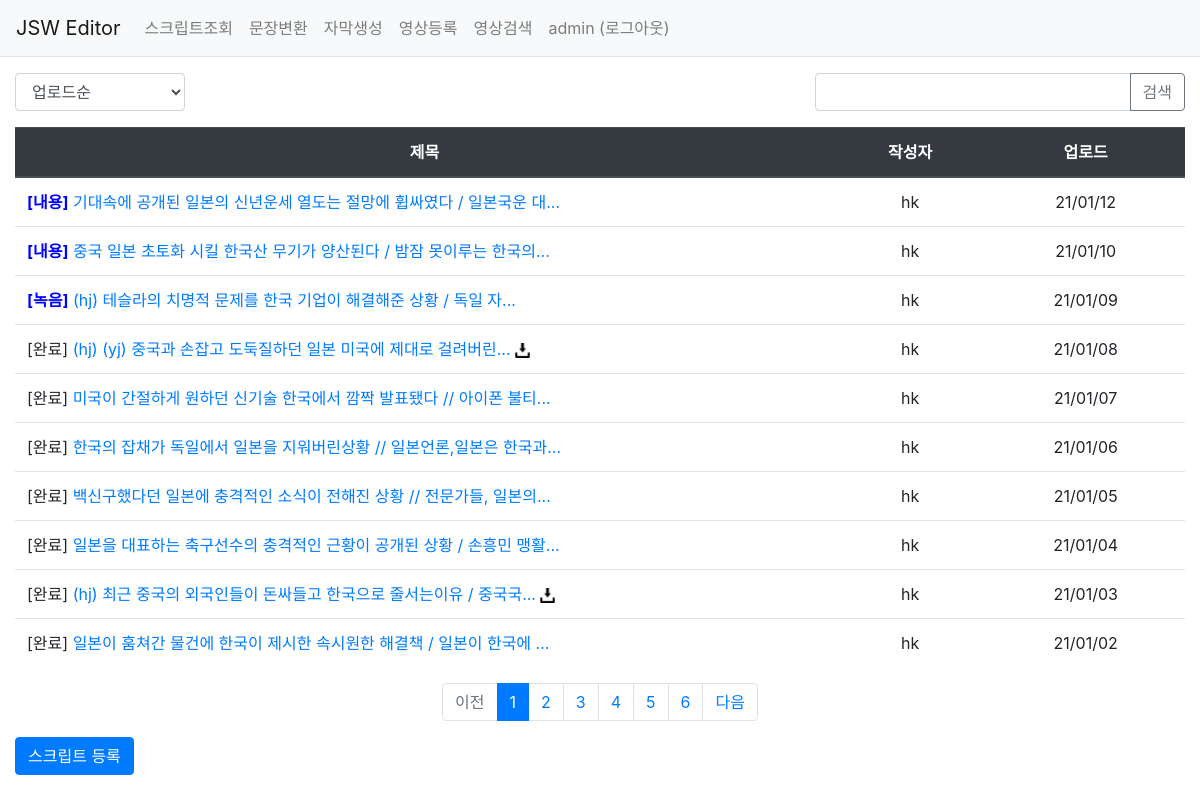
The app's page /pybo/ (signed in) with its own data.
### pybo/models.py (models this page shows, shortened)
class Question(models.Model):
    author = models.ForeignKey(User, on_delete=models.CASCADE, related_name='author_question')
    subject = models.CharField(max_length=200)
    content = models.TextField()
    status = models.CharField(max_length=200, null=True, blank=True)
    create_date = models.DateTimeField()
    modify_date = models.DateTimeField(null=True, blank=True)
    download_flag = models.CharField(null=True, max_length=10, blank=True)
    upload_target = models.DateTimeField(null=True, blank=True)
    voter = models.ManyToManyField(User, related_name='voter_question')

### pybo/views/base_views.py (the view, shortened to what this page needs)
# urls.py: path('', base_views.index, name='index'),  # '/' 에 해당되는 path
@login_required(login_url='common:login')
def index(request):
    logger.info("INFO 레벨로 출력")
    """
    pybo 목록 출력
    """
    page = request.GET.get('page', '1')  # 페이지
    kw = request.GET.get('kw', '')  # 검색어
    so = request.GET.get('so', 'recent')  # 정렬기준
    if so == 'create':
        question_list = Question.objects.order_by('-create_date')
    else:  # recent
        question_list = Question.objects.order_by('-upload_target', '-modify_date')
    paginator = Paginator(question_list, 10)  # 페이지당 10개씩 보여주기
    page_obj = paginator.get_page(page)
    context = {'question_list': page_obj, 'page': page, 'kw': kw, 'so': so}  # <------ so 추가
    return render(request, 'pybo/question_list.html', context)

### pybo/templatetags/pybo_filter.py (called while the page is built)
@register.filter
def sub(value, arg):
    return value - arg

### templates/pybo/question_list.html (shortened to what this page needs)
{% extends 'base.html' %}
{% load pybo_filter %}
{% load static %}
{% block content %}
<div class="container my-3">
    <div class="row justify-content-between my-3">
        <div class="col-lg-2 col-md-3 col-4">
            <select class="form-control so">
                <option value="recent" {% if so == 'recent' %}selected{% endif %}>업로드순</option>
            </select>
        </div>
        <div class="col-lg-4 col-md-6 col-6 input-group">
            <input type="text" onkeypress="search_media()" class="form-control kw" value="{{ kw|default_if_none:'' }}">
            <div class="input-group-append">
                <button class="btn btn-outline-secondary" type="button" id="btn_search">검색</button>
            </div>
        </div>
    </div>
    <table class="table">
        <thead>
        <tr class="text-center thead-dark">
            <th style="width:70%">제목</th>
            <th>작성자</th>
            <th>업로드</th>
        </tr>
        </thead>
        <tbody>
        {% if question_list %}
        {% for question in question_list %}
        <tr class="text-center">
            <td class="text-left">
                {% if question.status == '완료' %}
                <span>[{{ question.status|default_if_none:'' }}]</span>
                {% elif question.status is none %}
                <span style="color:blue;font-weight: bold;"></span>
                {% else %}
                <span style="color:blue;font-weight: bold;">[{{ question.status|default_if_none:'' }}]</span>
                {% endif %}
                <a href="{% url 'pybo:detail' question.id %}"> {{ question.subject|truncatechars:42 }}</a>
                {% if question.download_flag == '1' %}
                <a href="/static/output/keyword_{{ question.id }}.zip"><img src="/static/img/btn_download.png" style="width:15px"></a>
                {% endif %}
            </td>
            <td>{{ question.author.username }}</td>
            <td>{{ question.upload_target|date:"y/m/d"|default_if_none:'' }}</td>
        </tr>
        {% endfor %}
        {% else %}
        <tr>
            <td colspan="3">스크립트가 없습니다.</td>
        </tr>
        {% endif %}
        </tbody>
    </table>
    <ul class="pagination justify-content-center">
        {% if question_list.has_previous %}
        <li class="page-item">
            <a class="page-link" data-page="{{ question_list.previous_page_number }}" href="#">이전</a>
        </li>
        {% else %}
        <li class="page-item disabled">
            <a class="page-link" tabindex="-1" aria-disabled="true" href="#">이전</a>
        </li>
        {% endif %}
        {% for page_number in question_list.paginator.page_range %}
        {% if page_number >= question_list.number|add:-5 and page_number <= question_list.number|add:5 %}
            {% if page_number == question_list.number %}
            <li class="page-item active" aria-current="page">
                <a class="page-link" data-page="{{ page_number }}" href="#">{{ page_number }}</a>
            </li>
            {% else %}
            <li class="page-item">
                <a class="page-link" data-page="{{ page_number }}" href="#">{{ page_number }}</a>
            </li>
            {% endif %}
        {% endif %}
        {% endfor %}
        {% if question_list.has_next %}
        <li class="page-item">
            <a class="page-link" data-page="{{ question_list.next_page_number }}" href="#">다음</a>
        </li>
        {% else %}
        <li class="page-item disabled">
            <a class="page-link" tabindex="-1" aria-disabled="true" href="#">다음</a>
        </li>
        {% endif %}
    </ul>
    <a href="{% url 'pybo:question_create' %}" class="btn btn-primary">스크립트 등록</a>
</div>
{% endblock %}

### templates/navbar.html (shortened to what this page needs)
<nav class="navbar navbar-expand-lg navbar-light bg-light border-bottom">
    <a class="navbar-brand" href="{% url 'pybo:index' %}">JSW Editor</a>
    <div class="collapse navbar-collapse flex-grow-0" id="navbarNav">
        <ul class="navbar-nav">
            <li class="nav-item ">
                <a class="nav-link" href="/pybo/">스크립트조회</a>
            </li>
        </ul>
        <ul class="navbar-nav">
            <li class="nav-item ">
                <a class="nav-link" href="{% url 'pybo:news_list' %}">문장변환</a>
            </li>
        </ul>
        <ul class="navbar-nav">
            <li class="nav-item ">
                <a class="nav-link" href="{% url 'pybo:editor' %}">자막생성</a>
            </li>
        </ul>
        <ul class="navbar-nav">
            <li class="nav-item ">
                <a class="nav-link" href="{% url 'pybo:upload' %}">영상등록</a>
            </li>
        </ul>
        <ul class="navbar-nav">
            <li class="nav-item ">
                <a class="nav-link" href="{% url 'pybo:upload_list' %}">영상검색</a>
            </li>
        </ul>
        <ul class="navbar-nav">
            <li class="nav-item ">
                {% if user.is_authenticated %}
                <a class="nav-link" href="{% url 'common:logout' %}">{{ user.username }} (로그아웃)</a>
                {% else %}
                <a class="nav-link" href="{% url 'common:login' %}">로그인</a>
                {% endif %}
            </li>
        </ul>
    </div>
</nav>

### records on screen
Question: status "내용", subject "기대속에 공개된 일본의 신년운세 열도는 절망에 휩싸였다 / 일본국운 대...", author.username "hk", upload_target "21/01/12"
Question: status "내용", subject "중국 일본 초토화 시킬 한국산 무기가 양산된다 / 밤잠 못이루는 한국의...", author.username "hk", upload_target "21/01/10"
Question: status "녹음", subject "(hj) 테슬라의 치명적 문제를 한국 기업이 해결해준 상황 / 독일 자...", author.username "hk", upload_target "21/01/09"
Question: status "완료", subject "(hj) (yj) 중국과 손잡고 도둑질하던 일본 미국에 제대로 걸려버린...", author.username "hk", upload_target "21/01/08"
Question: status "완료", subject "미국이 간절하게 원하던 신기술 한국에서 깜짝 발표됐다 // 아이폰 불티...", author.username "hk", upload_target "21/01/07"
Question: status "완료", subject "한국의 잡채가 독일에서 일본을 지워버린상황 // 일본언론,일본은 한국과...", author.username "hk", upload_target "21/01/06"
Question: status "완료", subject "백신구했다던 일본에 충격적인 소식이 전해진 상황 // 전문가들, 일본의...", author.username "hk", upload_target "21/01/05"
Question: status "완료", subject "일본을 대표하는 축구선수의 충격적인 근황이 공개된 상황 / 손흥민 맹활...", author.username "hk", upload_target "21/01/04"
Question: status "완료", subject "(hj) 최근 중국의 외국인들이 돈싸들고 한국으로 줄서는이유 / 중국국...", author.username "hk", upload_target "21/01/03"
Question: status "완료", subject "일본이 훔쳐간 물건에 한국이 제시한 속시원한 해결책 / 일본이 한국에 ...", author.username "hk", upload_target "21/01/02"

### other values on screen
{{ user.username }} "admin"
{{ page_number }} "1"
{{ page_number }} "2" "3" "4" "5" "6"
